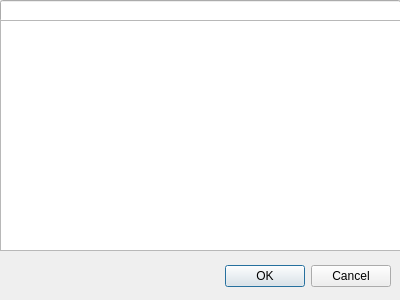
<?xml version="1.0" encoding="UTF-8"?>
<ui version="4.0">
 <class>FileSearchDialog</class>
 <widget class="QDialog" name="FileSearchDialog">
  <property name="geometry">
   <rect>
    <x>0</x>
    <y>0</y>
    <width>400</width>
    <height>300</height>
   </rect>
  </property>
  <property name="windowTitle">
   <string>Dialog</string>
  </property>
  <widget class="QLineEdit" name="lineEdit">
   <property name="geometry">
    <rect>
     <x>0</x>
     <y>0</y>
     <width>401</width>
     <height>22</height>
    </rect>
   </property>
  </widget>
  <widget class="QListView" name="listView">
   <property name="geometry">
    <rect>
     <x>0</x>
     <y>20</y>
     <width>401</width>
     <height>231</height>
    </rect>
   </property>
   <property name="editTriggers">
    <set>QAbstractItemView::NoEditTriggers</set>
   </property>
  </widget>
  <widget class="QDialogButtonBox" name="buttonBox">
   <property name="geometry">
    <rect>
     <x>10</x>
     <y>260</y>
     <width>381</width>
     <height>32</height>
    </rect>
   </property>
   <property name="standardButtons">
    <set>QDialogButtonBox::Cancel|QDialogButtonBox::Ok</set>
   </property>
  </widget>
 </widget>
 <resources/>
 <connections/>
</ui>
